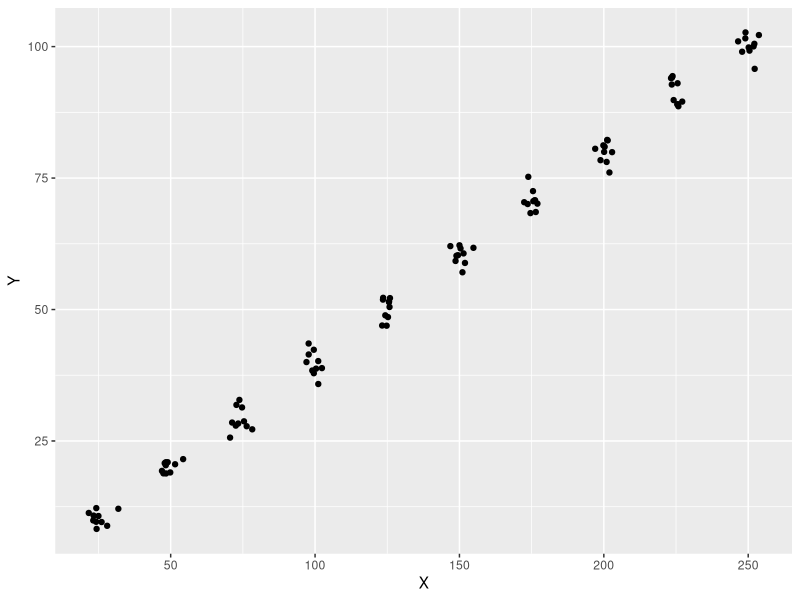

This figure's R source:
library(ggplot2)

npoints = 100
nclusters = 10

xvalues = vector()
yvalues = vector()

for(i in 1:nclusters){
  xvalues = c(xvalues, rnorm(npoints/nclusters, mean = (25*i), sd = 2))
  yvalues = c(yvalues, rnorm(npoints/nclusters, mean = (100*i)/nclusters, sd = 2))
}

dataset = cbind(xvalues, yvalues)

ggplot(data = NULL) +
  geom_point(size=2, shape=23) + xlab("X") + ylab("Y") +
  geom_point(aes(x = dataset[,1], y = dataset[,2]), color = "black") 